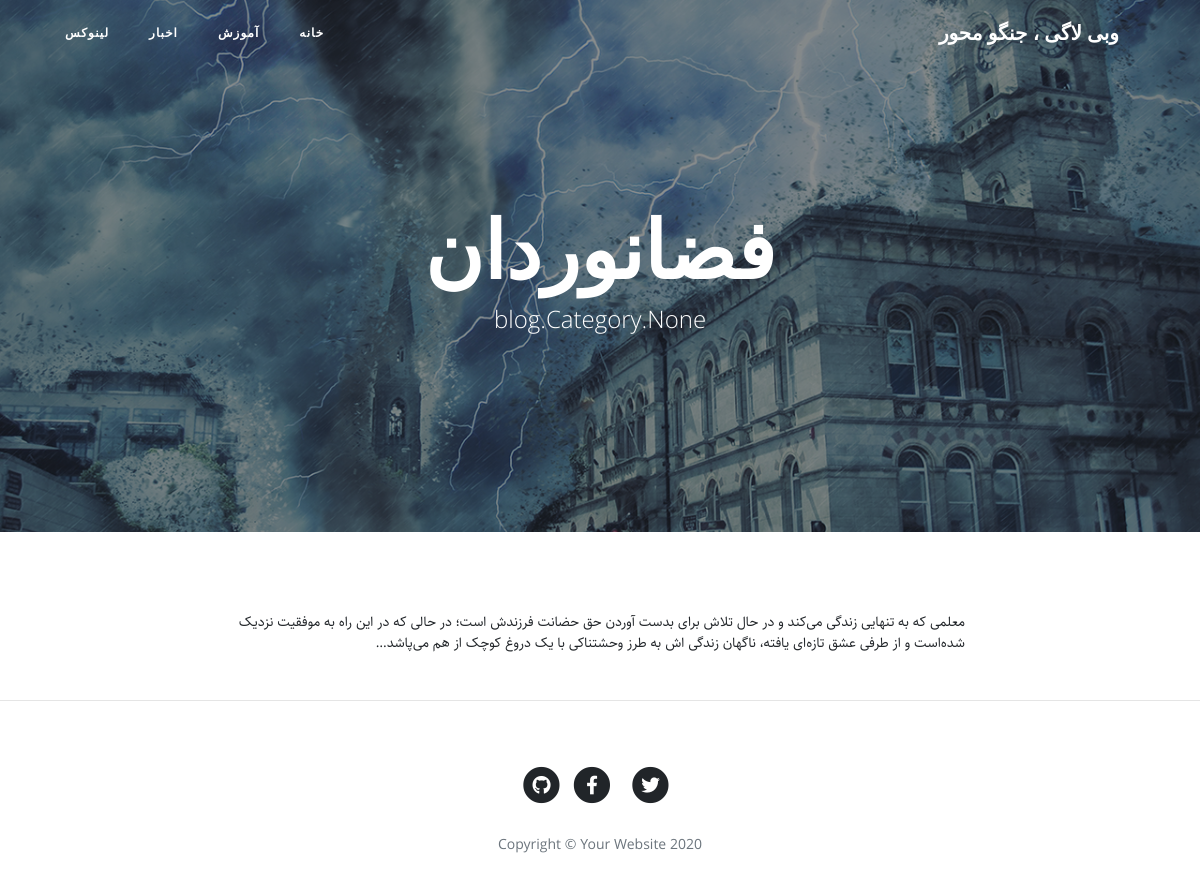
/article/space, run on the app's committed database.
### blog/models.py (models this page shows, shortened)
class Category(models.Model):
    title = models.CharField(max_length=120, null=False, blank=False, verbose_name="عنوان دسته بندی")
    slug = models.SlugField(max_length=120, unique=True, null=False, blank=False, verbose_name="آدرس دسته بندی")
    status=models.BooleanField(default=True,verbose_name="آیا نمایش داده شود؟")
    position=models.IntegerField(verbose_name="پوزیشن")
    class Meta():
        verbose_name = "دسته بندی"
        verbose_name_plural = "دسته بندی ها"
        ordering =['position']

class article(models.Model):
    STATUS_CHOICES={
        ('d','Draft'),
        ('p','Publish'),
    }
    title=models.CharField(max_length=120,null=False, blank= False,verbose_name="عنوان مقاله")
    slug=models.SlugField(max_length=120,unique=True,null=False, blank= False,verbose_name="آدرس مقاله")
    category=models.ManyToManyField(Category,verbose_name="دسته بندی",related_name='articles_rela')
    description=models.TextField(verbose_name="متن مقاله")
    thumbnail=models.ImageField(upload_to="images",verbose_name="تصویر مقاله")
    publish_time=models.DateTimeField(default=timezone.now,verbose_name="تاریخ انتشار")
    created=models.DateTimeField(auto_now_add=True,verbose_name="")
    updated=models.DateTimeField(auto_now=True,verbose_name="")
    status=models.CharField(max_length=1,choices=STATUS_CHOICES,verbose_name="وضعیت انتشار")
    class Meta():
        verbose_name="مقاله"
        verbose_name_plural="مقالات"
        ordering =['-publish_time']
    def jpublish_time(self):
        return jalali_converter(self.publish_time)
    jpublish_time.short_description="زمان انتشار"
    objects=ArticleManager()

### blog/views.py (the view)
# urls.py: path('article/<slug:slug>', article_detais, name="article_detais_url"),
def article_detais(request,slug):
    context={
        'article': get_object_or_404(article.objects.published_article(), slug=slug), # 'article':get_object_or_404(article,slug=slug,status="p"),
    }
    return render(request,'post.html',context)

### blog/models.py (called while the page is built)
    def published_article(self):
        return self.filter(status='p')

### blog/templatetags/base_tags.py (called while the page is built)
@register.simple_tag
def title():
    return "وبی لاگی ، جنگو محور"

@register.inclusion_tag("partials/category_navbar.html")
def category_navbar():
    return {
        "category":Category.objects.filter(status=True)
    }

### blog/templates/post.html (shortened to what this page needs)
{% extends 'base.html' %}
{% load static %}
{% block main %}
  <header class="masthead" style="background-image: url('{{ article.thumbnail.url }}')">
    <div class="overlay"></div>
    <div class="container">
      <div class="row">
        <div class="col-lg-8 col-md-10 mx-auto">
          <div class="site-heading">
            <h1>{{ article.title }}</h1>
            <span class="subheading">{{ article.category }}</span>
          </div>
        </div>
      </div>
    </div>
  </header>
  <article>
    <div class="container">
      <div class="row">
        <div class="col-lg-8 col-md-10 mx-auto">
         {{ article.description|linebreaks }}
        </div>
      </div>
    </div>
  </article>
{% endblock %}

### blog/templates/partials/category_navbar.html
 <div class="collapse navbar-collapse" id="navbarResponsive">
        <ul class="navbar-nav ml-auto">
          <li class="nav-item">
                    <a class="nav-link" href="{% url 'blog:home' %}">خانه</a>
                </li>
            {% for cat in category %}
                <li class="nav-item">
                    <a class="nav-link" href="{% url "blog:category_list_url" cat.slug%}">{{ cat.title }}</a>
                </li>
            {% endfor %}
        </ul>
</div>

### blog/static/blog/css/rtl.css (style rules this page uses)
body { direction: rtl; text-align: right; font-family: Sahel; font-size: 14px; }
.navbar-nav { margin-left: initial !important; margin-right: auto; }

### data on the page
Category: title "آموزش"
Category: title "اخبار"
Category: title "لینوکس"
article: thumbnail (picture), title "فضانوردان", category "blog.Category.None", description "معلمی که به تنهایی زندگی می‌کند و در حال تلاش برای بدست آوردن حق حضانت فرزندش است؛ در حالی که در این راه به موفقیت نزدیک شده‌است و از طرفی عشق تازه‌ای یافته، ناگهان زندگی اش به طرز وحشتناکی با یک دروغ کوچک از هم می‌پاشد…"
